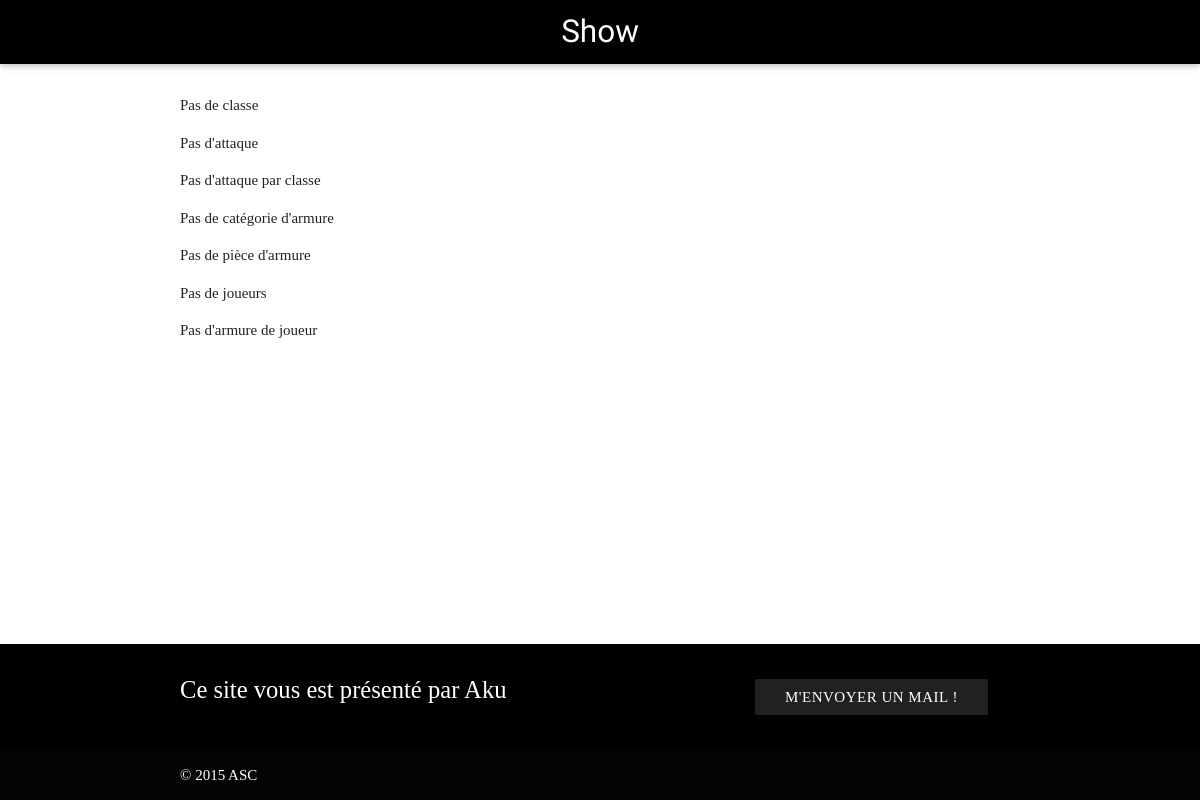
/battle/show/, run on an earlier commit of the app's database.
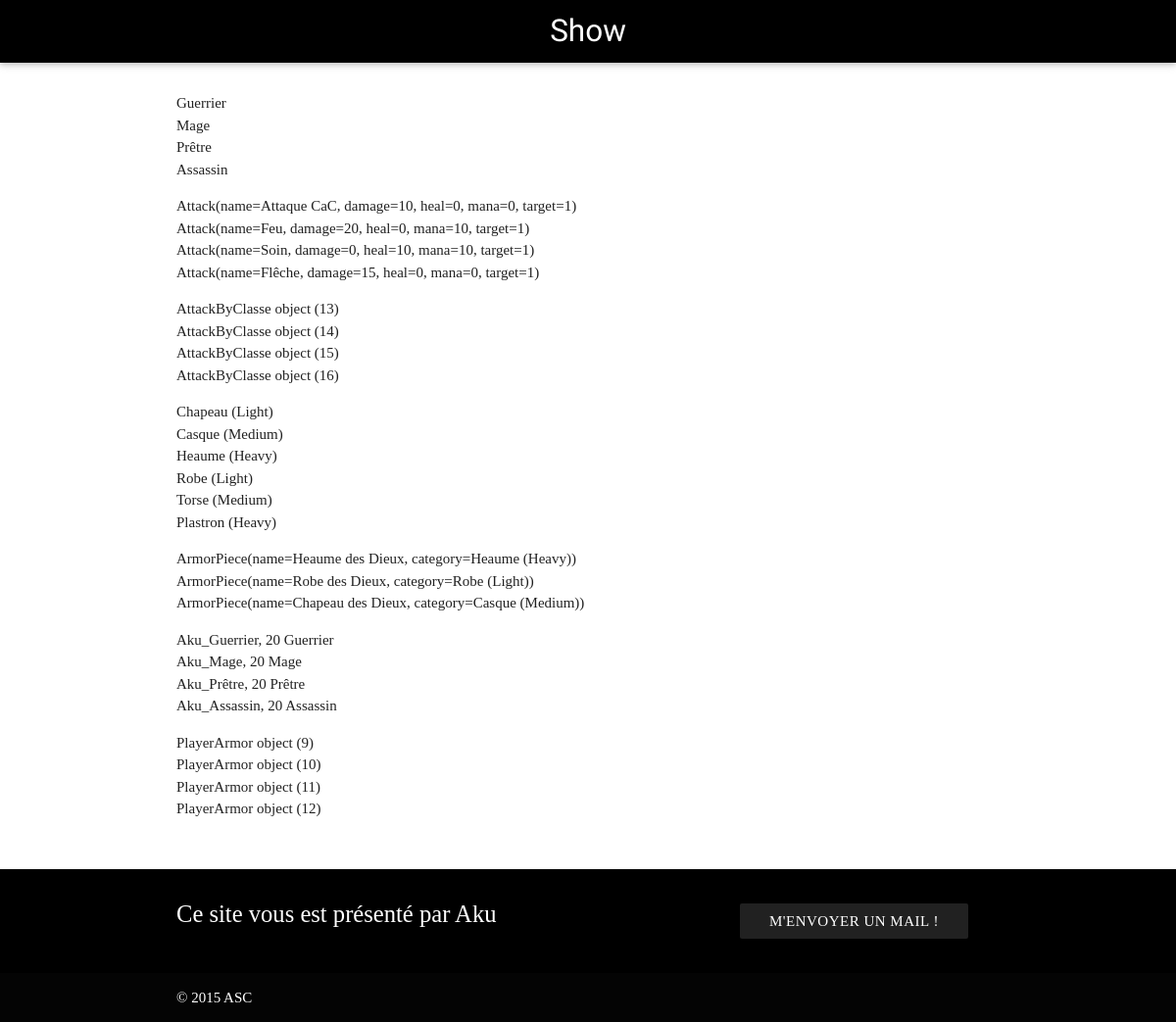
And on a later commit of the database.
### battle/models.py (models this page shows)
class Classe(models.Model):
	name = models.CharField(max_length=100, default='', unique=True)
	objects = ClasseManager()
	def __str__(self):
		return "{0}".format(self.name)

class Attack(models.Model):
	name = models.CharField(max_length=100, default='', unique=True)
	damage = models.SmallIntegerField(default=0)
	heal = models.SmallIntegerField(default=0)
	mana = models.SmallIntegerField(default=0)
	target = models.SmallIntegerField(default=1)
	objects = AttackManager()
	def __str__(self):
		return "Attack(name={0}, damage={1}, heal={2}, mana={3}, target={4})".format(self.name, self.damage, self.heal, self.mana, self.target)

class AttackByClasse(models.Model):
	classe = models.ForeignKey(Classe)
	attack = models.ForeignKey(Attack)
	objects = AttackByClasseManager()

class ArmorCategory(models.Model):
	name = models.CharField(max_length=100, unique=True)
	weight = models.SmallIntegerField(default=2, validators=[MinValueValidator(1), MaxValueValidator(3)])
	objects = ArmorCategoryManager()
	def __str__(self):
		if self.weight == 1:
			weight = "Light"
		elif self.weight == 2:
			weight = "Medium"
		else:
			weight = "Heavy"
		return "{0} ({1})".format(self.name, weight)

class ArmorPiece(models.Model):
	name = models.CharField(max_length=100, unique=True)
	price = models.SmallIntegerField(default=10, validators=[MinValueValidator(10)])
	defense = models.SmallIntegerField(default=0, validators=[MinValueValidator(0), MaxValueValidator(10)])
	health = models.SmallIntegerField(default=0, validators=[MinValueValidator(0), MaxValueValidator(10)])
	mana = models.SmallIntegerField(default=0, validators=[MinValueValidator(0), MaxValueValidator(10)])
	strength = models.SmallIntegerField(default=0, validators=[MinValueValidator(0), MaxValueValidator(5)])
	agility = models.SmallIntegerField(default=0, validators=[MinValueValidator(0), MaxValueValidator(5)])
	intellect = models.SmallIntegerField(default=0, validators=[MinValueValidator(0), MaxValueValidator(5)])
	spirit = models.SmallIntegerField(default=0, validators=[MinValueValidator(0), MaxValueValidator(5)])
	category = models.ForeignKey(ArmorCategory)
	objects = ArmorPieceManager()
	def __str__(self):
		return "ArmorPiece(name={0}, category={1})".format(self.name, self.category)

class Player(models.Model):
	pseudo = models.CharField(max_length=100, default='', unique=True)
	level = models.SmallIntegerField(default=1, validators=[MinValueValidator(1), MaxValueValidator(20)])
	experience = models.SmallIntegerField(default=0, validators=[MinValueValidator(0)])
	health = models.SmallIntegerField(default=100, validators=[MinValueValidator(0)])
	mana = models.SmallIntegerField(default=100, validators=[MinValueValidator(0)])
	strength = models.SmallIntegerField(default=10, validators=[MinValueValidator(8)])
	agility = models.SmallIntegerField(default=10, validators=[MinValueValidator(8)])
	intellect = models.SmallIntegerField(default=10, validators=[MinValueValidator(8)])
	spirit = models.SmallIntegerField(default=10, validators=[MinValueValidator(8)])
	classe = models.ForeignKey(Classe)
	objects = PlayerManager()
	def __str__(self):
		return "{0}, {1} {2}".format(self.pseudo, self.level, self.classe)

class PlayerArmor(models.Model):
	player = models.ForeignKey(Player)
	armor = models.ForeignKey(ArmorPiece)
	objects = PlayerArmorManager()

### battle/views.py (the view)
def show(request):
	context = {
		'pagetitle': 'Show',
		'classes': Classe.objects.all(),
		'attacks': Attack.objects.all(),
		'attacksbyclass': AttackByClasse.objects.all(),
		'armorcategories': ArmorCategory.objects.all(),
		'armorpieces': ArmorPiece.objects.all(),
		'players': Player.objects.all(),
		'playerarmors': PlayerArmor.objects.all(),
	}
	return myRender(request, 'test.html', context)

### battle/views.py (called while the page is built)
def myRender(request, template, context):
	return render(request, 'battle/' + template, context)

### battle/templates/battle/test.html
{% extends "battle/base.html" %}
{% block content %}
{% load staticfiles %}
<main>
	<section class="section">
		<div class="container">
			<ul>
				{% for c in classes %}
					<li>{{ c }}</li>
				{% empty %}
					Pas de classe
				{% endfor %}
			</ul>
			<ul>
				{% for c in attacks %}
					<li>{{ c }}</li>
				{% empty %}
					Pas d'attaque
				{% endfor %}
			</ul>
			<ul>
				{% for c in attacksbyclass %}
					<li>{{ c }}</li>
				{% empty %}
					Pas d'attaque par classe
				{% endfor %}
			</ul>
			<ul>
				{% for c in armorcategories %}
					<li>{{ c }}</li>
				{% empty %}
					Pas de catégorie d'armure
				{% endfor %}
			</ul>
			<ul>
				{% for c in armorpieces %}
					<li>{{ c }}</li>
				{% empty %}
					Pas de pièce d'armure
				{% endfor %}
			</ul>
			<ul>
				{% for c in players %}
					<li>{{ c }}</li>
				{% empty %}
					Pas de joueurs
				{% endfor %}
			</ul>
			<ul>
				{% for c in playerarmors %}
					<li>{{ c }}</li>
				{% empty %}
					Pas d'armure de joueur
				{% endfor %}
			</ul>
		</div>
	</section>
</main>
{% endblock content %}

### battle/templates/battle/base.html (shortened to what this page needs)
<!DOCTYPE html>
<html lang="fr">
	{% load staticfiles %}
	<head>
		<link href="{% static 'css/materialize.min.css' %}" rel="stylesheet">
		<link href="{% static 'css/font-awesome.min.css' %}" rel="stylesheet" >
		<link href="{% static 'css/rpg-awesome.min.css' %}" rel="stylesheet" >
		<link href="{% static 'css/battle.css' %}" rel="stylesheet">
	</head>
	<body>
		{% include "battle/fragments/navbar.html" %}
		{% block content %}{% endblock content %}
		{% include "battle/fragments/footer.html" %}
	</body>
</html>

### battle/templates/battle/fragments/navbar.html
<nav class="black" role="navigation">
	<div class="nav-wrapper container">
		<span class="center brand-logo aclonica">{{ pagetitle }}</span>
	</div>
</nav>

### battle/templates/battle/fragments/footer.html
<footer class="page-footer black">
	<div class="container">
		<div class="row">
			<div class="col l6 s12">
				<h5 class="white-text">Ce site vous est présenté par Aku</h5>
			</div>
			<div class="col l4 offset-l2 s12">
				<ul>
					<li>
						<a class="btn waves-effect waves-light grey darken-4 white-text" href="mailto:nicola_c@etna-alternance.net">M'envoyer un mail !</a>
					</li>
				</ul>
			</div>
		</div>
	</div>
	<div class="footer-copyright white-text">
		<div class="container">© 2015 ASC</div>
	</div>
</footer>

### battle/static/css/battle.css (style rules this page uses)
html { font-family: fantasy; }
body { display: flex; min-height: 100vh; flex-direction: column; }
main { flex: 1 0 auto; }
.aclonica { font-family: Aclonica; font-style: normal; font-variant: normal; }

What changed in the data, as far as the page shows it:
added Classe: name "Guerrier"
added Classe: name "Mage"
added Classe: name "Prêtre"
added Classe: name "Assassin"
added Attack: name+damage+heal "Attack(name=Attaque CaC, damage=10, heal=0, mana=0, target=1)"
added Attack: name+damage+heal "Attack(name=Feu, damage=20, heal=0, mana=10, target=1)"
added Attack: name+damage+heal "Attack(name=Soin, damage=0, heal=10, mana=10, target=1)"
added Attack: name+damage+heal "Attack(name=Flêche, damage=15, heal=0, mana=0, target=1)"
added AttackByClasse: id "AttackByClasse object (13)"
added AttackByClasse: id "AttackByClasse object (14)"
added AttackByClasse: id "AttackByClasse object (15)"
added AttackByClasse: id "AttackByClasse object (16)"
added ArmorCategory: weight+name "Chapeau (Light)"
added ArmorCategory: weight+name "Casque (Medium)"
added ArmorCategory: weight+name "Heaume (Heavy)"
added ArmorCategory: weight+name "Robe (Light)"
added ArmorCategory: weight+name "Torse (Medium)"
added ArmorCategory: weight+name "Plastron (Heavy)"
added ArmorPiece: name+category "ArmorPiece(name=Heaume des Dieux, category=Heaume (Heavy))"
added ArmorPiece: name+category "ArmorPiece(name=Robe des Dieux, category=Robe (Light))"
added ArmorPiece: name+category "ArmorPiece(name=Chapeau des Dieux, category=Casque (Medium))"
added Player: pseudo+level+classe "Aku_Guerrier, 20 Guerrier"
added Player: pseudo+level+classe "Aku_Mage, 20 Mage"
added Player: pseudo+level+classe "Aku_Prêtre, 20 Prêtre"
added Player: pseudo+level+classe "Aku_Assassin, 20 Assassin"
added PlayerArmor: id "PlayerArmor object (9)"
added PlayerArmor: id "PlayerArmor object (10)"
added PlayerArmor: id "PlayerArmor object (11)"
added PlayerArmor: id "PlayerArmor object (12)"
Also different on the page:
text no longer shown: "Pas de classe Pas d'attaque Pas d'attaque par classe Pas de catégorie d'armure Pas de pièce d'armure Pas de joueurs Pas d'armure de joueur"
